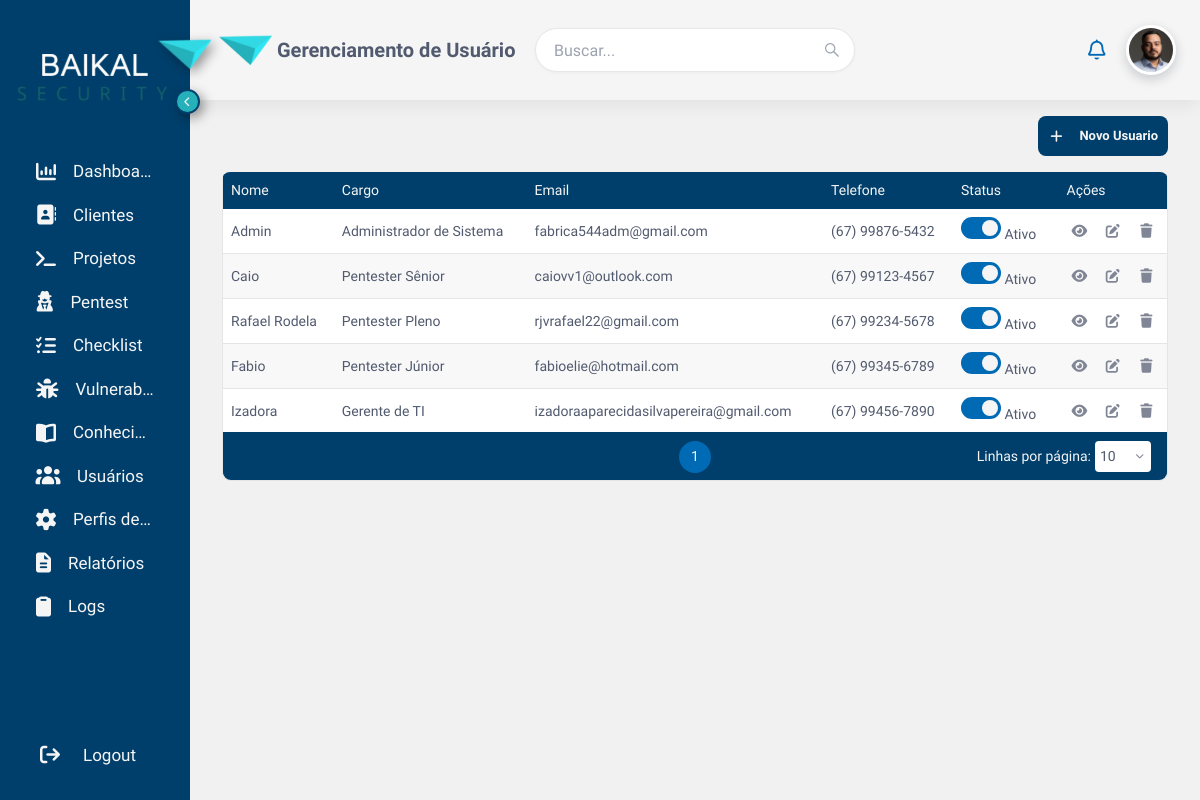
Page /CiberReport/usuario (signed in) on the committed database.
### tables this page shows
CREATE TABLE IF NOT EXISTS usuario (
  id INT NOT NULL AUTO_INCREMENT,
  perfil_id INT NOT NULL,
  nome VARCHAR(150) NOT NULL,
  cpf VARCHAR(20) NOT NULL UNIQUE,
  email VARCHAR(150) NOT NULL UNIQUE,
  senha VARCHAR(255) NOT NULL,
  telefone VARCHAR(30) DEFAULT NULL,
  cargo VARCHAR(80) DEFAULT NULL,
  especialidade VARCHAR(80) DEFAULT NULL,
  habilitado TINYINT NOT NULL DEFAULT 1,
  ultimo_login DATETIME DEFAULT NULL,
  PRIMARY KEY (id)
   
);

### app/http/Route.php (called while the page is built, shortened)
<?php
class Route
{
    private static array $routes = [];
    private static function add(string $method, string $path, string $action): void
    {
        self::$routes[] = compact('method', 'path', 'action');
    }
    public static function routes(): array
    {
        return self::$routes;
    }
}

### index.php (called while the page is built, shortened)
<?php
spl_autoload_register(function ($class) {
    $file = __DIR__ . '/app/' . str_replace('\\', '/', $class) . '.php';
});
Router::dispatch();

### app/Controller/GerenciamentoUsuarioController.php (called while the page is built, shortened)
<?php
class GerenciamentoUsuarioController extends Controller
{
    private  $usuario;
    public function __construct()
    {
        $conexao = require __DIR__ . '/../Model/conexao.php';
        $this->usuario = new GerenUsuario($conexao);
    }
     public function index()
    {
        $this->view('usuario');
    }
    public function listar()
    {
        return $this->usuario->listarUsuario();
    }
}
?>

### app/Model/GerenUsuario.php (called while the page is built, shortened)
<?php
class GerenUsuario
{
    private $pdo;
    public function __construct($pdo)
    {
        $this->pdo = $pdo;
    }
    public function listarUsuario()
    {
        $sql = $this->pdo->prepare('SELECT * FROM usuario');
        $sql->execute();
        return $sql->fetchAll(PDO::FETCH_ASSOC);
    }
}
?>

### app/Views/usuario.php (the view, shortened to what this page needs)
<?php
require_once __DIR__ . "/../Controller/GerenciamentoUsuarioController.php";
$controller = new GerenciamentoUsuarioController();
$usuarios = $controller->listar();
?>
<!DOCTYPE html>
<html lang="pt-br">
<head>
    <link rel="stylesheet" href="<?= BASE_URL ?>app/assets/CSS/style.css">
    <link rel="stylesheet" href="<?= BASE_URL ?>app/assets/CSS/Pages/gerenciar_usuario.css">
</head>
<body>
    <?php $tituloPagina = 'Gerenciamento de Usuário';
    include_once 'Components/menu.php'; ?>
    <main>
        <div class="ger-usuario">
            <button class="btn-novo-cadastro" data-modal-target="modalNovoUsuario">
                <i class="fa-solid fa-plus"></i>Novo Usuario
            </button>
        </div>
        <div class="tabela-wrapper">
            <table>
                <thead>
                    <tr>
                        <th data-col="0">
                            <span class="th-label">Nome <i class="fa-solid fa-sort sort-icon"></i></span>
                        </th>
                        <th data-col="1">
                            <span class="th-label">Cargo <i class="fa-solid fa-sort sort-icon"></i></span>
                        </th>
                        <th data-col="2">
                            <span class="th-label">Email <i class="fa-solid fa-filter sort-icon"></i></span>
                        </th>
                        <th data-col="3">
                            <span class="th-label">Telefone <i class="fa-solid fa-filter sort-icon"></i></span>
                        </th>
                        <th data-col="4">
                            <span class="th-label">Status</span>
                        </th>
                        <th>Ações</th>
                    </tr>
                </thead>
                <tbody>
                    <?php foreach ($usuarios as $usuario): ?>
                        <?php $ativo = (bool) $usuario['habilitado']; ?>
                        <tr class="<?= $ativo ? '' : 'linha-inativa' ?>">
                            <td><?= htmlspecialchars($usuario['nome']) ?></td>
                            <td>
                                <span class="ger-pentest-cat-badge">
                                    <?= htmlspecialchars($usuario['cargo'] ?? '') ?>
                                </span>
                            </td>
                            <td><?= htmlspecialchars($usuario['email']) ?></td>
                            <td><?= htmlspecialchars($usuario['telefone'] ?? '') ?></td>
                            <td class="col-status">
                                <div class="ger-pentest-status-cell">
                                    <label class="switch">
                                        <span class="switch-slider"></span>
                                    </label>
                                    <span class="ger-pentest-toggle-label"><?= $ativo ? 'Ativo' : 'Inativo' ?></span>
                                </div>
                            </td>
                            <td>
                                <div class="acoes">
                                    <button class="tabela-btn-visualizar" title="Visualizar" aria-label="Visualizar"
                                        data-modal-target="modalVisualizarUsuario"
                                        data-usuario='<?= htmlspecialchars(json_encode($usuario), ENT_QUOTES) ?>'>
                                        <i class="fa-solid fa-eye"></i>
                                    </button>
                                    <button class="tabela-btn-editar" title="Editar" aria-label="Editar"
                                        data-modal-target="modalEdicaoUsuario"
                                        data-usuario='<?= htmlspecialchars(json_encode($usuario), ENT_QUOTES) ?>'>
                                        <i class="fa-solid fa-pen-to-square"></i>
                                    </button>
                                    <a href="<?= BASE_URL ?>usuario?excluir=<?= $usuario['id'] ?>" class="tabela-btn-excluir" title="Excluir" aria-label="Excluir" onclick="return confirm('Excluir este usuário?')">
                                        <i class="fa-solid fa-trash"></i>
                                    </a>
                                </div>
                            </td>
                        </tr>
                    <?php endforeach; ?>
                </tbody>
                <tfoot>
                    <tr>
                        <td colspan="6" class="rodape-tabela">
                            <div class="paginacao"></div>
                        </td>
                    </tr>
                </tfoot>
            </table>
        </div>
    </main>
    </div>
    </div>
</body>
</html>

### app/Core/Router.php (shortened to what this page needs)
<?php
class Router
{
    public static function dispatch(): void
    {
        $config     = require __DIR__ . '/../../config/app.php';
        $uri        = parse_url($_SERVER['REQUEST_URI'], PHP_URL_PATH) ?: '/';
        $baseFolder = '/' . trim($config['base_folder'], '/');
        $method     = $_SERVER['REQUEST_METHOD'];
        if ($baseFolder !== '/' && ($uri === $baseFolder || str_starts_with($uri, $baseFolder . '/'))) {
            $uri = substr($uri, strlen($baseFolder)) ?: '/';
        }
        $uri = '/' . trim($uri, '/');
        foreach (Route::routes() as $route) {
            if ($route['method'] !== $method || $route['path'] !== $uri) {
                continue;
            }
            [$controllerName, $methodName] = explode('@', $route['action']);
            $controllerClass = "Controller\\{$controllerName}";
            if (class_exists($controllerClass)) {
                $controller = new $controllerClass();
                if (method_exists($controller, $methodName)) {
                    $controller->$methodName();
                    return;
                }
            }
        }
    }
}

### app/assets/CSS/style.css (style rules this page uses)
html { font-size: 62.5%; height: 100%; overflow: hidden; }
:root { --cor-fundo-pagina: #f1f1f1; --cor-fundo-branco: #ffffff; --cor-azul-primaria: #003f6b; --cor-azul-destaques: #006ab5; --cor-texto-titulo: #17233d; --cor-texto-primario: #515a6e; --cor-texto-secundario: #808695; --cor-branco-primario: #f5f5f5; --cor-cinza-primario: #808080; --cor-cinza-secundario: #c0c0c0; --cor-cinza-terciario: #e5e5e4; --cor-cinza-hover: #f8f8f8; --cor-baikal-1: #30d9e4; --cor-baikal-2: #2ee6f3; --cor-baikal-3: #26b1ba; --cor-vermelho-destaque: #ff3347; --cor-vermelho-secundario: #fde9ed; --cor-laranja: #fe5f2f; --cor-laranja-secundario: #fff7ed; --cor-amarelo: #ffaa00; --cor-verde: #43b75d; --cor-verde-secundario: #bde3d3; --cor-borda-padrao: #e5e5e4; --cor-borda-foco: #006ab5; --cor-borda-erro: #ff3347; --cor-borda-sucesso: #43b75d; --fonte-familia-titulo: "Chakra Petch", sans-serif; --fonte-familia-corpo: "Work Sans", sans-serif; --fonte-titulo: 3.4rem; --fonte-subtitulo: 2.8rem; --fonte-secao: 2.2rem; --fonte-subsecao: 2rem; --fonte-texto: 1.6rem; --fonte-apoio: 1.4rem; --fonte-legenda: 1.2rem; --espaco-xs: 0.4rem; --espaco-sm: 0.8rem; --espaco-md: 1.6rem; --espaco-lg: 2.4rem; --espaco-xl: 3.2rem; --espaco-2xl: 4.8rem; --espaco-3xl: 6.4rem; --raio-sm: 4px; --raio-md: 8px; --raio-lg: 12px; --raio-xl: 16px; --raio-full: 9999px; --sombra-xs: 0 1px 2px 0 rgb(0 0 0 / 0.05); --sombra-sm: 0 1px 3px 0 rgb(0 0 0 / 0.1), 0 1px 2px -1px rgb(0 0 0 / 0.1); --sombra-md: 0 4px 6px -1px rgb(0 0 0 / 0.1), 0 2px 4px -2px rgb(0 0 0 / 0.1); --sombra-lg: 0 10px 15px -3px rgb(0 0 0 / 0.1), 0 4px 6px -4px rgb(0 0 0 / 0.1); --sombra-xl: 0 20px 25px -5px rgb(0 0 0 / 0.1), 0 8px 10px -6px rgb(0 0 0 / 0.1); --sombra-2xl: 0 25px 50px -12px rgb(0 0 0 / 0.25); --sombra-inner: inset 0 2px 4px 0 rgb(0 0 0 / 0.05); --transicao-rapida: 150ms ease; --transicao-base: 250ms ease; --transicao-devagar: 400ms ease; --sidebar-fechado: 5%; --sidebar-aberto: 15%; --altura-menu-superior: 100px; }
body { font-family: var(--fonte-familia-corpo); font-size: var(--fonte-texto); font-weight: var(--peso-normal); line-height: 1.5; background-color: var(--cor-fundo-pagina); color: var(--cor-texto-primario); -webkit-font-smoothing: antialiased; -moz-osx-font-smoothing: grayscale; display: flex; flex-direction: column; height: 100vh; overflow: hidden; }
.main-content > main { padding: var(--espaco-xl); padding-top: var(--espaco-md); }

### app/assets/CSS/Pages/gerenciar_usuario.css (style rules this page uses)
.ger-usuario { display: flex; justify-content: flex-end; margin-bottom: var(--espaco-md); }

### app/assets/CSS/Componentes/button.css (style rules this page uses)
.btn-novo-cadastro { display: flex; align-items: center; justify-content: center; padding: 10px 10px; font-size: 13px; font-weight: 600; border: none; border-radius: var(--raio-md); cursor: pointer; background-color: var(--cor-azul-primaria); color: var(--cor-branco-primario); gap: 15px; height: 40px; }
.switch { position: relative; display: inline-block; width: 40px; height: 22px; }
.switch-slider { position: absolute; cursor: pointer; top: 0; left: 0; right: 0; bottom: 0; background-color: #ccc; transition: .4s; border-radius: 34px; }
.switch-slider:before { position: absolute; content: ""; height: 16px; width: 16px; left: 3px; bottom: 3px; background-color: var(--cor-branco-primario); transition: .1s; border-radius: 50%; }
.switch input:checked + .switch-slider { background-color: var(--cor-azul-destaques); }
.switch input:checked + .switch-slider:before { transform: translateX(18px); }
.switch ~ [class$="-toggle-label"] { display: inline-block; width: 46px; text-align: left; }

### rows in the picture
usuario: nome "Admin", cargo "Administrador de Sistema", email "fabrica544adm@gmail.com", telefone "(67) 99876-5432", habilitado "Ativo"
usuario: nome "Caio", cargo "Pentester Sênior", email "caiovv1@outlook.com", telefone "(67) 99123-4567", habilitado "Ativo"
usuario: nome "Rafael Rodela", cargo "Pentester Pleno", email "rjvrafael22@gmail.com", telefone "(67) 99234-5678", habilitado "Ativo"
usuario: nome "Fabio", cargo "Pentester Júnior", email "fabioelie@hotmail.com", telefone "(67) 99345-6789", habilitado "Ativo"
usuario: nome "Izadora", cargo "Gerente de TI", email "izadoraaparecidasilvapereira@gmail.com", telefone "(67) 99456-7890", habilitado "Ativo"
